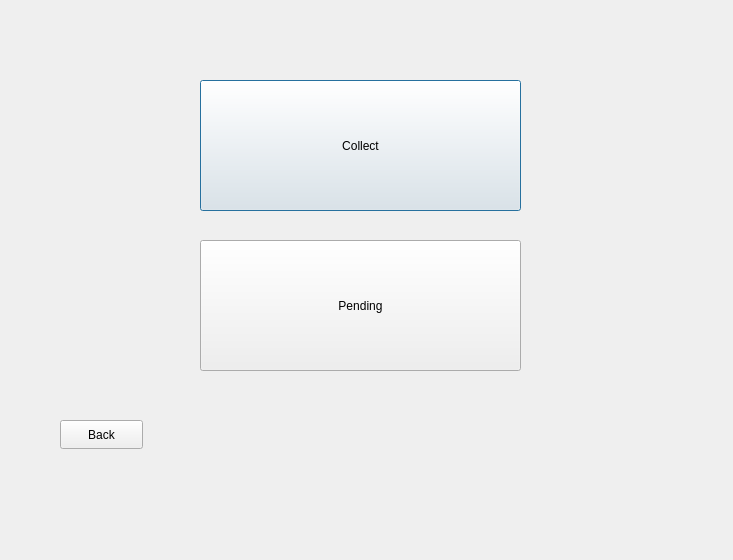
<?xml version="1.0" encoding="UTF-8"?>
<ui version="4.0">
 <class>speci</class>
 <widget class="QDialog" name="speci">
  <property name="geometry">
   <rect>
    <x>0</x>
    <y>0</y>
    <width>733</width>
    <height>560</height>
   </rect>
  </property>
  <property name="windowTitle">
   <string>Dialog</string>
  </property>
  <widget class="QPushButton" name="pushButton">
   <property name="geometry">
    <rect>
     <x>200</x>
     <y>80</y>
     <width>321</width>
     <height>131</height>
    </rect>
   </property>
   <property name="text">
    <string>Collect</string>
   </property>
  </widget>
  <widget class="QPushButton" name="pushButton_2">
   <property name="geometry">
    <rect>
     <x>200</x>
     <y>240</y>
     <width>321</width>
     <height>131</height>
    </rect>
   </property>
   <property name="text">
    <string>Pending</string>
   </property>
  </widget>
  <widget class="QPushButton" name="pushButton_3">
   <property name="geometry">
    <rect>
     <x>60</x>
     <y>420</y>
     <width>83</width>
     <height>29</height>
    </rect>
   </property>
   <property name="text">
    <string>Back</string>
   </property>
  </widget>
 </widget>
 <resources/>
 <connections/>
</ui>
